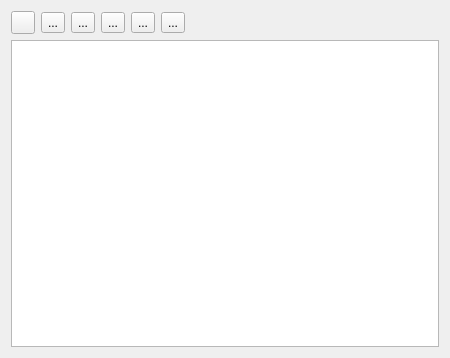
<?xml version="1.0" encoding="UTF-8"?>
<ui version="4.0">
 <class>Widget</class>
 <widget class="QWidget" name="Widget">
  <property name="geometry">
   <rect>
    <x>0</x>
    <y>0</y>
    <width>450</width>
    <height>358</height>
   </rect>
  </property>
  <property name="sizePolicy">
   <sizepolicy hsizetype="Maximum" vsizetype="Maximum">
    <horstretch>0</horstretch>
    <verstretch>0</verstretch>
   </sizepolicy>
  </property>
  <property name="windowTitle">
   <string>Simple Audio Player</string>
  </property>
  <layout class="QGridLayout" name="gridLayout">
   <item row="0" column="3">
    <widget class="QToolButton" name="btn_pause">
     <property name="text">
      <string>...</string>
     </property>
     <property name="icon">
      <iconset resource="buttons.qrc">
       <normaloff>:/buttons/pause.png</normaloff>:/buttons/pause.png</iconset>
     </property>
    </widget>
   </item>
   <item row="0" column="4">
    <widget class="QToolButton" name="btn_stop">
     <property name="text">
      <string>...</string>
     </property>
     <property name="icon">
      <iconset resource="buttons.qrc">
       <normaloff>:/buttons/stop.png</normaloff>:/buttons/stop.png</iconset>
     </property>
    </widget>
   </item>
   <item row="0" column="5">
    <widget class="QToolButton" name="btn_next">
     <property name="text">
      <string>...</string>
     </property>
     <property name="icon">
      <iconset resource="buttons.qrc">
       <normaloff>:/buttons/skip-next.png</normaloff>:/buttons/skip-next.png</iconset>
     </property>
    </widget>
   </item>
   <item row="0" column="0">
    <widget class="QToolButton" name="btn_add">
     <property name="icon">
      <iconset resource="buttons.qrc">
       <normaloff>:/buttons/plus.png</normaloff>:/buttons/plus.png</iconset>
     </property>
    </widget>
   </item>
   <item row="1" column="0" colspan="8">
    <widget class="QTableView" name="playlistView"/>
   </item>
   <item row="0" column="7">
    <widget class="QLabel" name="currentTrack">
     <property name="text">
      <string/>
     </property>
    </widget>
   </item>
   <item row="0" column="2">
    <widget class="QToolButton" name="btn_play">
     <property name="text">
      <string>...</string>
     </property>
     <property name="icon">
      <iconset resource="buttons.qrc">
       <normaloff>:/buttons/play.png</normaloff>:/buttons/play.png</iconset>
     </property>
    </widget>
   </item>
   <item row="0" column="6">
    <spacer name="horizontalSpacer">
     <property name="orientation">
      <enum>Qt::Horizontal</enum>
     </property>
     <property name="sizeHint" stdset="0">
      <size>
       <width>40</width>
       <height>20</height>
      </size>
     </property>
    </spacer>
   </item>
   <item row="0" column="1">
    <widget class="QToolButton" name="btn_previous">
     <property name="text">
      <string>...</string>
     </property>
     <property name="icon">
      <iconset resource="buttons.qrc">
       <normaloff>:/buttons/skip-previous.png</normaloff>:/buttons/skip-previous.png</iconset>
     </property>
    </widget>
   </item>
  </layout>
 </widget>
 <layoutdefault spacing="6" margin="11"/>
 <resources>
  <include location="buttons.qrc"/>
 </resources>
 <connections/>
</ui>
